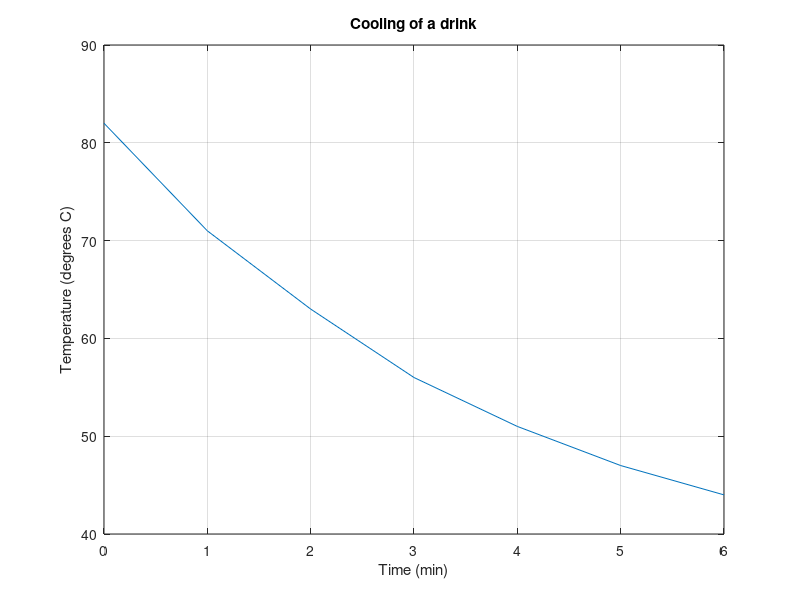

Recreate this plot in MATLAB.
time = [0 1 2 3 4 5 6];
%disp(time)
temperature = [82 71 63 56 51 47 44];
%disp(temperature)
plot(time,temperature)
xlabel("Time (min)")
ylabel("Temperature (degrees C)")
title("Cooling of a drink")
grid on
